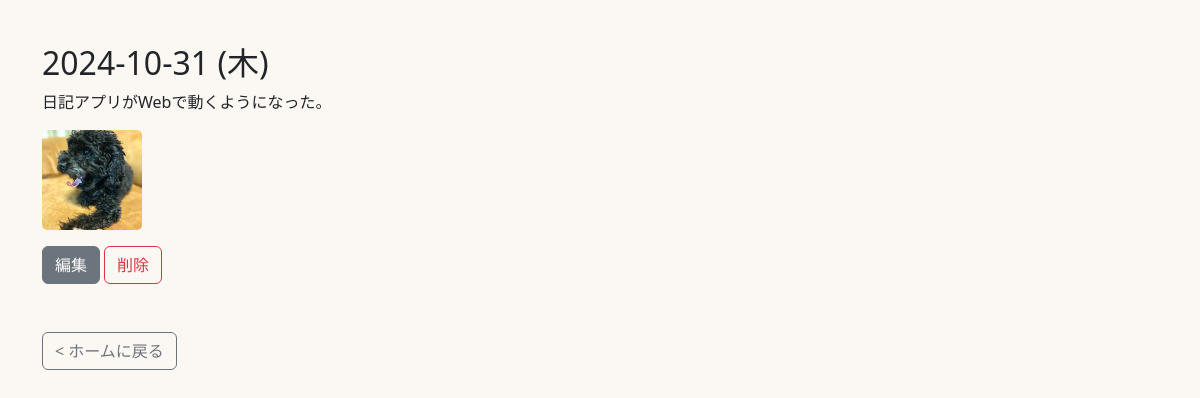
The app's page /detail/2 (signed in) with its own data.
### tables this page shows
CREATE TABLE diary (
    id INTEGER PRIMARY KEY AUTOINCREMENT,
    date TEXT UNIQUE,
    content TEXT,
    filename TEXT,
    user_id INTEGER
);

### app.py (the view)
@app.route("/detail/<int:entry_id>")
def detail(entry_id):
    with get_db_connection() as conn:
        cursor = conn.cursor()
        cursor.execute("SELECT * FROM diary WHERE id=?", (entry_id,))
        entry = cursor.fetchone()
        if entry is None:
            return "日記が見つかりません", 404
        entry_date = datetime.strptime(entry[1], "%Y-%m-%d")
        weekday = WEEKDAYS[entry_date.weekday()]
        entry = entry + (weekday,)
    return render_template(
        "detail.html",
        entry=entry,
        use_cgi=app.config["USE_CGI"],
    )

### app.py (called while the page is built)
def get_db_connection():
    return sqlite3.connect(DATABASE_PATH)

### templates/detail.html (shortened to what this page needs)
<!DOCTYPE html>
<html lang="ja">
<head>
    <link href="https://cdn.jsdelivr.net/npm/bootstrap@5.3.2/dist/css/bootstrap.min.css" rel="stylesheet">
    <link rel="stylesheet" href="{{ url_for('static', filename='style.css') }}">
</head>
<body class="card-background">
    <div class="container mt-4">
        <h2>{{ entry[1] }} ({{ entry[5] }})</h2>
        <p class="card-text entry-content">{{ entry[2] }}</p>
        {% if entry[3] and entry[3] != 'default.jpg' %}
        <div class="mb-3">
            {% if entry[3].endswith('.mp4') %}
            <video class="thumbnail" controls>
                <source src="{{ url_for('uploaded_file', filename=entry[3]) }}" type="video/mp4">
                お使いのブラウザは動画タグに対応していません。
            </video>
            {% else %}
            <img src="{{ url_for('uploaded_file', filename=entry[3]) }}" class="thumbnail" alt="日記画像">
            {% endif %}
        </div>
        {% else %}
        <img src="{{ url_for('static', filename='uploads/default.jpg') }}" class="thumbnail" alt="デフォルト画像">
        {% endif %}
        <div class="mt-3 d-flex">
            {% if use_cgi %}
                <a href="{{ url_for('edit', entry_id=entry[0], _external=True).replace('tani-chika.com/', 'tani-chika.com/index.cgi/') }}" class="btn btn-secondary me-2">編集</a>
            {% else %}
                <a href="{{ url_for('edit', entry_id=entry[0]) }}" class="btn btn-secondary me-1">編集</a>
            {% endif %}
            <form action="{{ url_for('delete', entry_id=entry[0]) }}" method="POST"
                onsubmit="return confirm('本当にこの日記を削除してよろしいですか？');">
                <button type="submit" class="btn btn-outline-danger me-1"
                onclick="confirmDelete('{{ entry[1] }}', {{ entry[0] }})">削除</button>
            </form>
        </div>
        <a href="/" class="btn btn-outline-secondary mt-5">&lt; ホームに戻る</a>
    </div>
</body>
</html>

### static/style.css (style rules this page uses)
body { background-color: #E8DCCB; }
.card-background { background-color: #FBF7F2; min-height: 100vh; padding: 20px; }
.entry-content { word-break: break-word; white-space: normal; }

### templates/detail.html (style rules this page uses)
.thumbnail { width: 100px; height: 100px; object-fit: cover; border-radius: 5px; }

### records on screen
diary: date "2024-10-31", content "日記アプリがWebで動くようになった。", filename (picture)

### other values on screen
{{ entry[5] }} "木"
